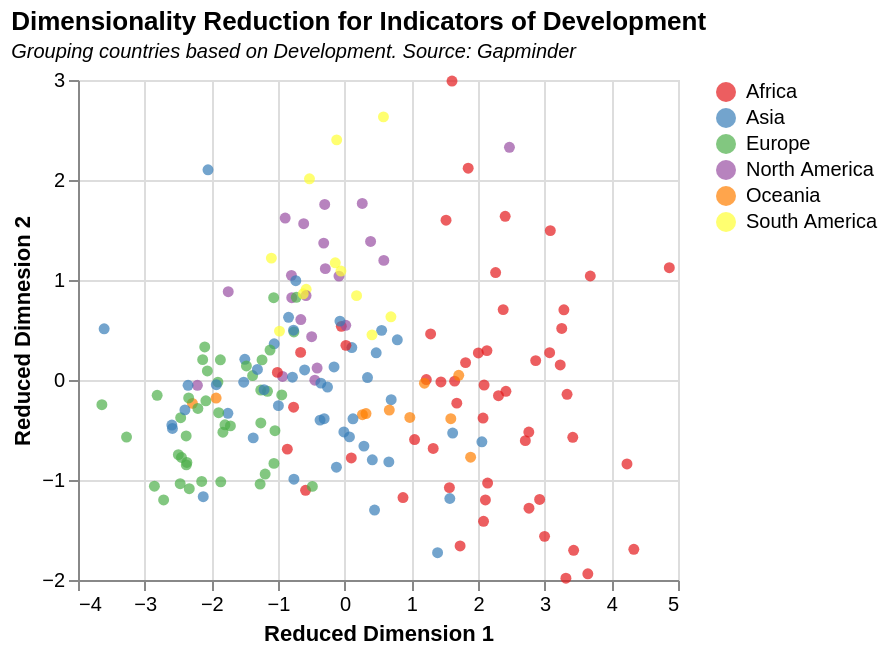

Vega-Lite specification for this chart:
### Vega-Lite specification from a JSON file in a GitHub repository (floating-point values rounded to 4 significant figures; data arrays with more than 128 entries replaced by an {"elided": "..."} marker saying what was removed)
{"$schema": "https://vega.github.io/schema/vega-lite/v5.json", "description": "", "title": {"text": "Dimensionality Reduction for Indicators of Development", "subtitle": ["Grouping countries based on Development. Source: Gapminder"], "subtitleFontStyle": "italic", "subtitleFontSize": 10, "anchor": "start", "color": "black"}, "data": {"values": {"elided": "186 records"}}, "height": 250, "width": 300, "mark": "circle", "encoding": {"x": {"field": "Reduced Dimension 1", "type": "quantitative", "title": "Reduced Dimension 1"}, "y": {"field": "Reduced Dimension 2", "type": "quantitative", "title": "Reduced Dimnesion 2"}, "color": {"field": "Continent", "type": "ordinal", "title": null, "scale": {"scheme": "set1"}}, "tooltip": [{"field": "Country", "type": "ordinal", "title": "Country"}, {"field": "Life Expectancy", "type": "quantitative", "title": "Life  Expectancy"}, {"field": "Infant Mortality", "type": "quantitative", "title": "Infant Mortality"}, {"field": "Fertility", "type": "quantitative", "title": "Fertility"}, {"field": "Gini Coefficient", "type": "quantitative", "title": "Gini Coefficient"}]}}
